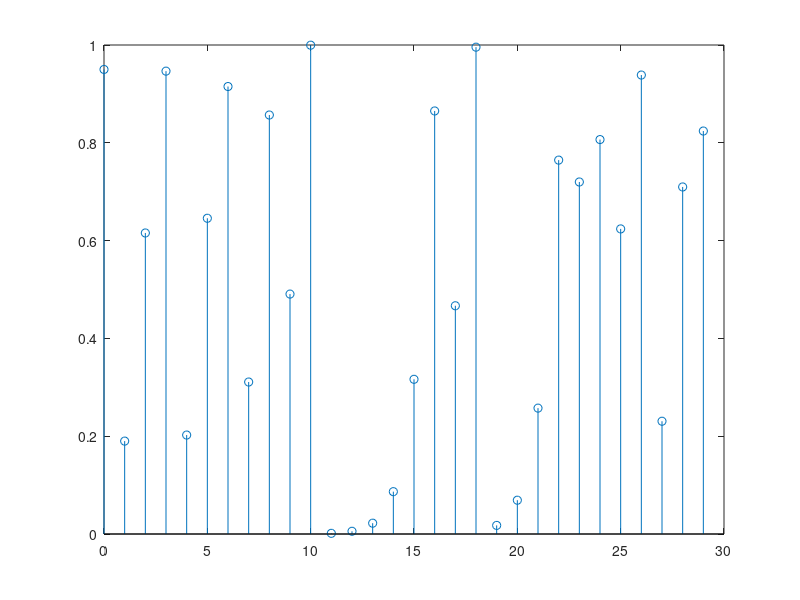

The MATLAB source for this figure:
% o objetivo do tutorial eh analisar como a dinamica populacional dada pelo
% mapa logistico se comporta em funcao do parametro r

clear
close all
clc
r=4;
T=30; % período de simulação
x=zeros(1,T); % vetor com a população inicial
x(1) = 0.95

% usa-se um vetor com 8 valores de r e simula-se cada linha do vetor x
% independentemente, de forma que cada linha corresponde a um valor de r. 
% Inicializamos uma matriz X com o vetor da populacao inicial, e a cada
% iteracao calculamos o vetor de populacao nos demais instantes de tempo.
% Outra observacao interessante eh como geramos a matriz X por meio de concatenacao de matrizes. A 
% matriz gerada e tal que cada linha contem a simulacao correspondente a um valor de 
% r e cada coluna contem a populacao nos instantes 1, 2, 3,..., 30.

for it=1:T-1
x(it+1)=r.*x(it).*(1-x(it));
end

% subplot para plotar orbitas simuladas para cada valor de r em diferentes
% graficos numa mesma figura

tempo=(1:T)-1; % ou tempo = 0:T-1
stem(tempo,x)

print -dpng simumapalogistico4
